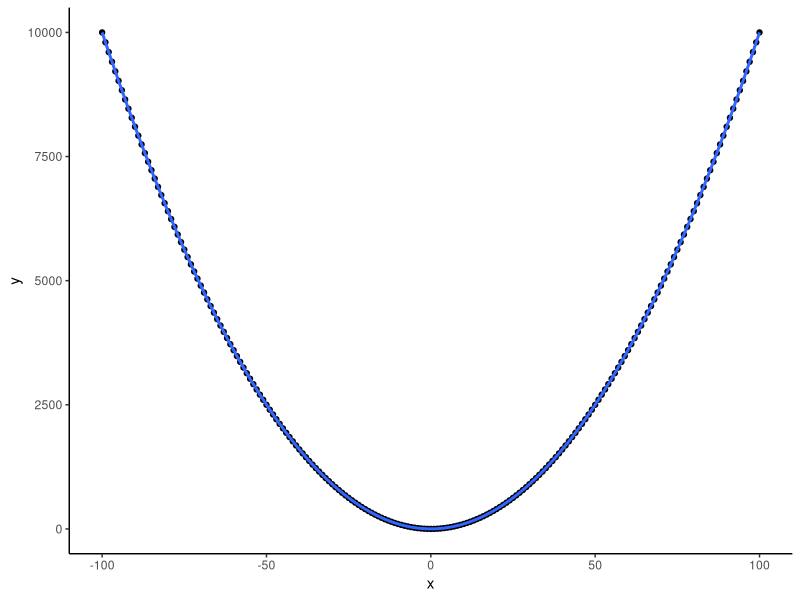
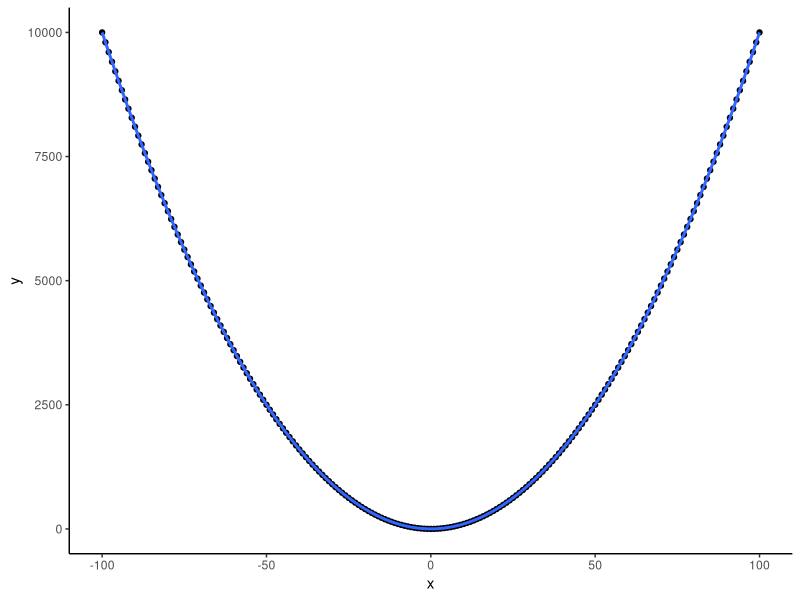

Source code (R) for these figures, in order:
## ---- chunk 1
my_first_number <- 1
my_second_number = 2
## ---- chunk 2
dbl_vector <- c(1, 2, 3, 4) # double = numeric
int_vector <- c(2L, 4L, 6L, 8L) # integer (integers require less storage space)
chr_vector <- c("this", "is", "a", "character", "vector")
log_vector <- c(TRUE, FALSE, TRUE, T, F) # logical
## ---- chunk 3
this_and_that <- c("this", "that", "this", "this", "that")
fct_vector <- as.factor(this_and_that)
## ---- chunk 4
comb_vect <- c(chr_vector, int_vector)
# comb_vect ?
## ---- chunk 5
my_list <- list(first_element = log_vector,
                second = chr_vector,
                int_vector)
my_list
## ---- chunk 6
my_matrix <- matrix(1:10, nrow = 2, ncol = 5, 
                    dimnames = list(paste0("row_", 1:2),
                                    paste0("column_", 1:5)))
my_matrix
## ---- chunk 7
my_df <- data.frame(column_1 = int_vector,
                    column_2 = c("yes", "no", "yes", "yes"),
                    row.names = paste0("row_", 1:4),
                    stringsAsFactors = FALSE)
my_df
## ---- chunk 8
chr_vector[3]
## ---- chunk 9
dbl_vector[1:3]
## ---- chunk 10
chr_vector[c(1,4)]
## ---- chunk 11
dbl_vector == c(1, 2, 3)
## ---- chunk 12
chr_vector
## ---- chunk 13
chr_vector[c(TRUE, FALSE)]
## ---- chunk 14
nums <- 1:20
## ---- chunk 15
# get the numbers divisible by 5
## ---- chunk 16
my_first_named_vector <- 1:10
names(my_first_named_vector) <- paste0("position_", 1:10)
## ---- chunk 17
my_first_named_vector['position_1']
## ---- chunk 18
my_first_named_vector[1]
## ---- chunk 19
my_list
## ---- chunk 20
my_list$second
## ---- chunk 21
my_list$f
## ---- chunk 22
my_list[[3]]
## ---- chunk 23
my_matrix
## ---- chunk 24
# get elemnt in row 1 and column 2
my_matrix[1, 2]
## ---- chunk 25
# get column 5
my_matrix[, 5]
## ---- chunk 26
my_matrix['row_2', 'column_3']
## ---- chunk 27
my_matrix > 1
## ---- chunk 28
my_df
## ---- chunk 29
# get elemnt in row 1 and column 2
my_df[1, 2]
## ---- chunk 30
# get column 2
my_df[, 2]
## ---- chunk 31
my_df['row_2', 'column_1']
## ---- chunk 32
my_df$column_2
## ---- chunk 33
set.seed(7)
mat <- matrix(runif(50, 0, 100), nrow = 10, ncol = 5, 
                    dimnames = list(paste0("gene_", LETTERS[1:10]),
                                    paste0("sample_", 1:5)))

## ---- chunk 34
# get the values greater than 3

## ---- chunk 35
if (!require(tidyverse)) {
  install.packages("tidyverse")
}
library(tidyverse)
df <- data.frame(x = -100:100, 
                 y = (-100:100)^2)

ggplot(df, aes(x, y)) + 
  geom_point() +
  geom_smooth() + 
  theme_classic()
## ---- chunk 36
#' Get the square of a value x
#' @param x vector, values to be squared
#' @return y vector, values squared
x_square <- function(x) {
  x^2
}
## ---- chunk 37
x_square(2)
## ---- chunk 38
x_square(1:5)
## ---- chunk 39
x_ <- -100:100
df <- data.frame(x = x_, 
                 y = x_square(x_))

ggplot(df, aes(x, y)) + 
  geom_point() +
  geom_smooth() + 
  theme_classic()
## ---- chunk 40
my_fun <- function() {
  
}
## ---- chunk 41
my_fun2 <- function() {
  
}
## ---- chunk 42
c(1:10, 2, 11)
list(mat_ = mat,
     df_ = my_df)
as.data.frame(mat)
is.numeric(chr_vector)
## ---- chunk 43
mean(1:10)
sum(3, 4)
min(dbl_vector)
max(dbl_vector)
## ---- chunk 44
TeaTasting <- matrix(c(3, 1, 1, 3),
                     nrow = 2,
                     dimnames = list(Guess = c("Milk", "Tea"),
                                     Truth = c("Milk", "Tea")))
TeaTasting
fisher.test(TeaTasting, alternative = "greater")
## ---- chunk 45
log_vector
all(log_vector)
any(log_vector)
## ---- chunk 46
# sample_5

## ---- chunk 47
# gene_C

